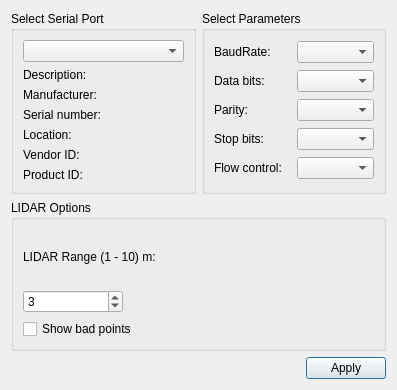
<?xml version="1.0" encoding="UTF-8"?>
<ui version="4.0">
 <class>SettingsDialog</class>
 <widget class="QDialog" name="SettingsDialog">
  <property name="geometry">
   <rect>
    <x>0</x>
    <y>0</y>
    <width>397</width>
    <height>390</height>
   </rect>
  </property>
  <property name="windowTitle">
   <string>Settings</string>
  </property>
  <layout class="QGridLayout" name="gridLayout_3">
   <item row="0" column="1">
    <widget class="QGroupBox" name="parametersBox">
     <property name="title">
      <string>Select Parameters</string>
     </property>
     <layout class="QGridLayout" name="gridLayout_2">
      <item row="0" column="0">
       <widget class="QLabel" name="baudRateLabel">
        <property name="text">
         <string>BaudRate:</string>
        </property>
       </widget>
      </item>
      <item row="0" column="1">
       <widget class="QComboBox" name="baudRateBox"/>
      </item>
      <item row="1" column="0">
       <widget class="QLabel" name="dataBitsLabel">
        <property name="text">
         <string>Data bits:</string>
        </property>
       </widget>
      </item>
      <item row="1" column="1">
       <widget class="QComboBox" name="dataBitsBox"/>
      </item>
      <item row="2" column="0">
       <widget class="QLabel" name="parityLabel">
        <property name="text">
         <string>Parity:</string>
        </property>
       </widget>
      </item>
      <item row="2" column="1">
       <widget class="QComboBox" name="parityBox"/>
      </item>
      <item row="3" column="0">
       <widget class="QLabel" name="stopBitsLabel">
        <property name="text">
         <string>Stop bits:</string>
        </property>
       </widget>
      </item>
      <item row="3" column="1">
       <widget class="QComboBox" name="stopBitsBox"/>
      </item>
      <item row="4" column="0">
       <widget class="QLabel" name="flowControlLabel">
        <property name="text">
         <string>Flow control:</string>
        </property>
       </widget>
      </item>
      <item row="4" column="1">
       <widget class="QComboBox" name="flowControlBox"/>
      </item>
     </layout>
    </widget>
   </item>
   <item row="0" column="0">
    <widget class="QGroupBox" name="selectBox">
     <property name="title">
      <string>Select Serial Port</string>
     </property>
     <layout class="QGridLayout" name="gridLayout">
      <item row="0" column="0">
       <widget class="QComboBox" name="serialPortInfoListBox"/>
      </item>
      <item row="1" column="0">
       <widget class="QLabel" name="descriptionLabel">
        <property name="text">
         <string>Description:</string>
        </property>
       </widget>
      </item>
      <item row="2" column="0">
       <widget class="QLabel" name="manufacturerLabel">
        <property name="text">
         <string>Manufacturer:</string>
        </property>
       </widget>
      </item>
      <item row="3" column="0">
       <widget class="QLabel" name="serialNumberLabel">
        <property name="text">
         <string>Serial number:</string>
        </property>
       </widget>
      </item>
      <item row="4" column="0">
       <widget class="QLabel" name="locationLabel">
        <property name="text">
         <string>Location:</string>
        </property>
       </widget>
      </item>
      <item row="5" column="0">
       <widget class="QLabel" name="vidLabel">
        <property name="text">
         <string>Vendor ID:</string>
        </property>
       </widget>
      </item>
      <item row="6" column="0">
       <widget class="QLabel" name="pidLabel">
        <property name="text">
         <string>Product ID:</string>
        </property>
       </widget>
      </item>
     </layout>
    </widget>
   </item>
   <item row="2" column="0" colspan="2">
    <layout class="QHBoxLayout" name="horizontalLayout">
     <item>
      <spacer name="horizontalSpacer">
       <property name="orientation">
        <enum>Qt::Horizontal</enum>
       </property>
       <property name="sizeHint" stdset="0">
        <size>
         <width>96</width>
         <height>20</height>
        </size>
       </property>
      </spacer>
     </item>
     <item>
      <widget class="QPushButton" name="applyButton">
       <property name="text">
        <string>Apply</string>
       </property>
      </widget>
     </item>
    </layout>
   </item>
   <item row="1" column="0" colspan="2">
    <widget class="QGroupBox" name="additionalOptionsGroupBox">
     <property name="title">
      <string>LIDAR Options</string>
     </property>
     <layout class="QVBoxLayout" name="verticalLayout">
      <item>
       <widget class="QLabel" name="label">
        <property name="maximumSize">
         <size>
          <width>500</width>
          <height>16777215</height>
         </size>
        </property>
        <property name="text">
         <string>LIDAR Range (1 - 10) m:</string>
        </property>
       </widget>
      </item>
      <item>
       <widget class="QSpinBox" name="LidarSpinBox">
        <property name="maximumSize">
         <size>
          <width>100</width>
          <height>16777215</height>
         </size>
        </property>
        <property name="minimum">
         <number>1</number>
        </property>
        <property name="maximum">
         <number>10</number>
        </property>
        <property name="value">
         <number>3</number>
        </property>
       </widget>
      </item>
      <item>
       <widget class="QCheckBox" name="showBadPointsCheckBox">
        <property name="text">
         <string>Show bad points</string>
        </property>
        <property name="checked">
         <bool>false</bool>
        </property>
       </widget>
      </item>
     </layout>
    </widget>
   </item>
  </layout>
 </widget>
 <resources/>
 <connections/>
</ui>
